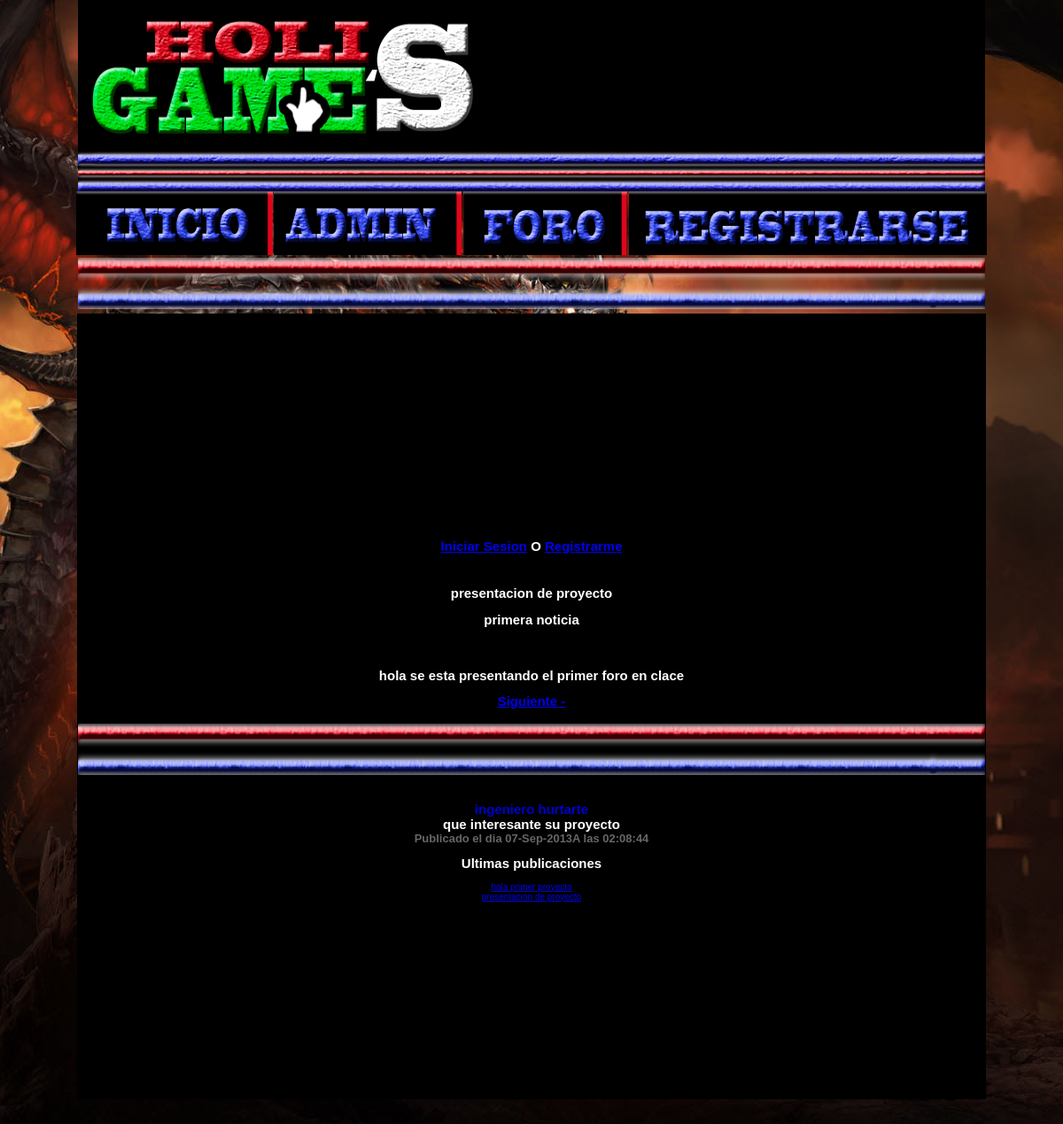
Screenshot of /foro.php with the database file from the repository.
### tables this page shows
CREATE TABLE IF NOT EXISTS `noticias` (
  `id_noticia` int(11) NOT NULL AUTO_INCREMENT,
  `titulo` varchar(100) NOT NULL,
  `descripcion` text NOT NULL,
  `texto` text NOT NULL,
  `fecha` varchar(50) NOT NULL,
  `imagen` varchar(50) NOT NULL,
  PRIMARY KEY (`id_noticia`)
);

CREATE TABLE IF NOT EXISTS `comentarios` (
  `id_comentario` int(11) NOT NULL AUTO_INCREMENT,
  `id_noticia` int(11) NOT NULL,
  `texto` text NOT NULL,
  `nombre` varchar(50) NOT NULL,
  `fecha` varchar(50) NOT NULL,
  PRIMARY KEY (`id_comentario`)
);

### juego-registro.php (called while the page is built, shortened)
<?php
$currentPage = $_SERVER["PHP_SELF"];
$maxRows_noticias = 1;
$query_noticias = "SELECT * FROM noticias ORDER BY id_noticia ASC";
if (isset($_GET['totalRows_noticias'])) {
  $totalRows_noticias = $_GET['totalRows_noticias'];
} else {
  $all_noticias = mysql_query($query_noticias);
  $totalRows_noticias = mysql_num_rows($all_noticias);
}
$totalPages_noticias = ceil($totalRows_noticias/$maxRows_noticias)-1;$maxRows_noticias = 1;
$pageNum_noticias = 0;
$startRow_noticias = $pageNum_noticias * $maxRows_noticias;
$query_noticias = "SELECT * FROM noticias ORDER BY id_noticia DESC";
$query_limit_noticias = sprintf("%s LIMIT %d, %d", $query_noticias, $startRow_noticias, $maxRows_noticias);
$noticias = mysql_query($query_limit_noticias, $conexion) or die(mysql_error());
$row_noticias = mysql_fetch_assoc($noticias);
if (isset($_GET['totalRows_noticias'])) {
  $totalRows_noticias = $_GET['totalRows_noticias'];
} else {
  $all_noticias = mysql_query($query_noticias);
  $totalRows_noticias = mysql_num_rows($all_noticias);
}
$totalPages_noticias = ceil($totalRows_noticias/$maxRows_noticias)-1;
$queryString_noticias = "";
$queryString_noticias = sprintf("&totalRows_noticias=%d%s", $totalRows_noticias, $queryString_noticias);
?>

### foro.php (the view, shortened to what this page needs)
<?php
require_once('conexion.php');
require_once('juego-registro.php');
  ?>
<!DOCTYPE html PUBLIC "-//W3C//DTD XHTML 1.0 Transitional//EN" "http://www.w3.org/TR/xhtml1/DTD/xhtml1-transitional.dtd">
<html xmlns="http://www.w3.org/1999/xhtml">
<head>
<link href="css/stylesheet.css" rel="stylesheet" type="text/css" />
</head>
<body>
<table width="1024" height="210" border="0" align="center" cellpadding="0" cellspacing="0">
  <tr>
    <td width="235" align="center"><img src="imagenes/banner parte de arriba.png" alt="banner header" width="1024" height="216" /></td>
  </tr>
</table>
<table width="1030" height="49" border="0" align="center" cellpadding="0" cellspacing="0">
  <tr>
    <td width="220" align="center"><a href="index.php"><img src="imagenes/inicio.png" width="222" height="72" alt="inicio" /></a></td>
    <td width="210" align="center"><a href="edita-noticias.php"><img src="imagenes/admin.png" width="212" height="72" alt="administrar" /></a></td>
    <td width="183" align="center"><a href="foro.php"><img src="imagenes/foro.png" width="185" height="72" alt="foro" /></a></td>
    <td width="399" align="center"><a href="login.php"><img src="imagenes/registrarse.png" width="404" height="72" alt="registro" /></a></td>
  </tr>
</table>
<table width="200" border="0" align="center">
  <tr>
    <td><img src="imagenes/lineas.png" width="1024" height="58" alt="lineas" /></td>
  </tr>
</table>
<table width="1024" border="0" align="center">
  <tr>
    <td width="967" height="885" align="center" valign="middle" bgcolor="#000000">&nbsp;
      <h2>&nbsp;</h2>
          <?php if($_SESSION['name']){
		echo '<div id="sesion"><div id="sesion">'.$_SESSION['name']." ".$_SESSION['apelle'].'|| <a href="salir.php">Cerrar Cesion</a></div></div>';
		}else{ ?>
      <header>
        <div id='sesion'><div id='sesion'>
          <h2><a href="entrar-user.php">Iniciar Sesion</a> O <a href="login.php">Registrarme</a></h2>
        </div>
        </div>
    <?php } ?>
</header>
<section id='cuerpo'>
          <section id='contenido'><?php do { ?>
              <br>
        <article id='titulo'>
          <h2><?php echo $row_noticias['titulo']; ?></h2>
        </article>
        <article id='noticias'>
          <h2><?php echo $row_noticias['descripcion']; ?></h2>
        </article>
          <h2><br>
            <br />
            <?php echo $row_noticias['texto']; ?><br />
          </h2>
          <div id="mensaje">
            <h2>
              <?php if ($pageNum_noticias < $totalPages_noticias) { ?>
              <a href="<?php printf("%s?pageNum_noticias=%d%s", $currentPage, min($totalPages_noticias, $pageNum_noticias + 1), $queryString_noticias); ?>">Siguiente - </a>
              <?php }?>
              <br />
              <br />
              <img src="imagenes/lineas.png" width="1024" height="58" alt="lineas" /><br />
              <br />
            </h2>
          </div>
            <div id="comentarios">
              <h2>
                <?php
$query="SELECT * FROM comentarios WHERE id_noticia=$row_noticias[id_noticia]";
$consulta= mysql_query($query,$conexion);
if($row_noticias['id_noticia']==0){
	echo 'No hay datos para mostrar';
}else{
while($row=mysql_fetch_assoc($consulta))
{
	echo '<article id="cuerpo-coment">';
	echo '<div>';
	echo '<font color="#0000CC">'.$row['nombre'].'</font><br />';
	echo '</div>';
	echo $row['texto'];
	echo '<div>';
	echo '<font size="-1" color="#666666">Publicado el dia '.$row['fecha'].'</font>';
	echo '</div>';
	echo '</article>';
	}mysql_free_result($consulta);
}
			?>
              </h2>
            </div>
              </section>
              <?php } while ($row_noticias = mysql_fetch_assoc($noticias)); ?>
<aside>
  <div id='publicaciones'><h2>Ultimas publicaciones </h2></div>
<?php  require_once('titulares.php');?>
<br />
</aside>
</section>
    </td>
  </tr>
</table>
<p>&nbsp;</p>
</body>
</html>

### titulares.php (shortened to what this page needs)
<?php
include('conexion.php');
$query = "SELECT * FROM noticias";
$consulta = mysql_query($query,$conexion);
while($row=mysql_fetch_assoc($consulta))
{
{ ?>
<a href="detalle.php?id=<?php echo $row['id_noticia']; ?>"><div id="titulares"><?php echo $row['titulo']; ?>
</div>
</a>
<?php }}mysql_free_result($consulta); ?>
<br />

### css/stylesheet.css (style rules this page uses)
html { font-size: 100%; }
body { font-family: Arial, Helvetica, Verdana, "Lucida Grande", sans-serif; color: #FFF; font-size: 62.5%; margin: 0; border: 0; background: #000 url('./images/bg-homepage.jpg') no-repeat 50% 0 fixed; text-shadow:#000 -1px -1px 1px; }

### rows the page displays
noticias: titulo "presentacion de proyecto", descripcion "primera noticia", texto "hola se esta presentando el primer foro en clace"
comentarios: nombre "ingeniero hurtarte", texto "que interesante su proyecto", fecha "07-Sep-2013A las 02:08:44"
noticias: titulo "hola primer proyecto"
